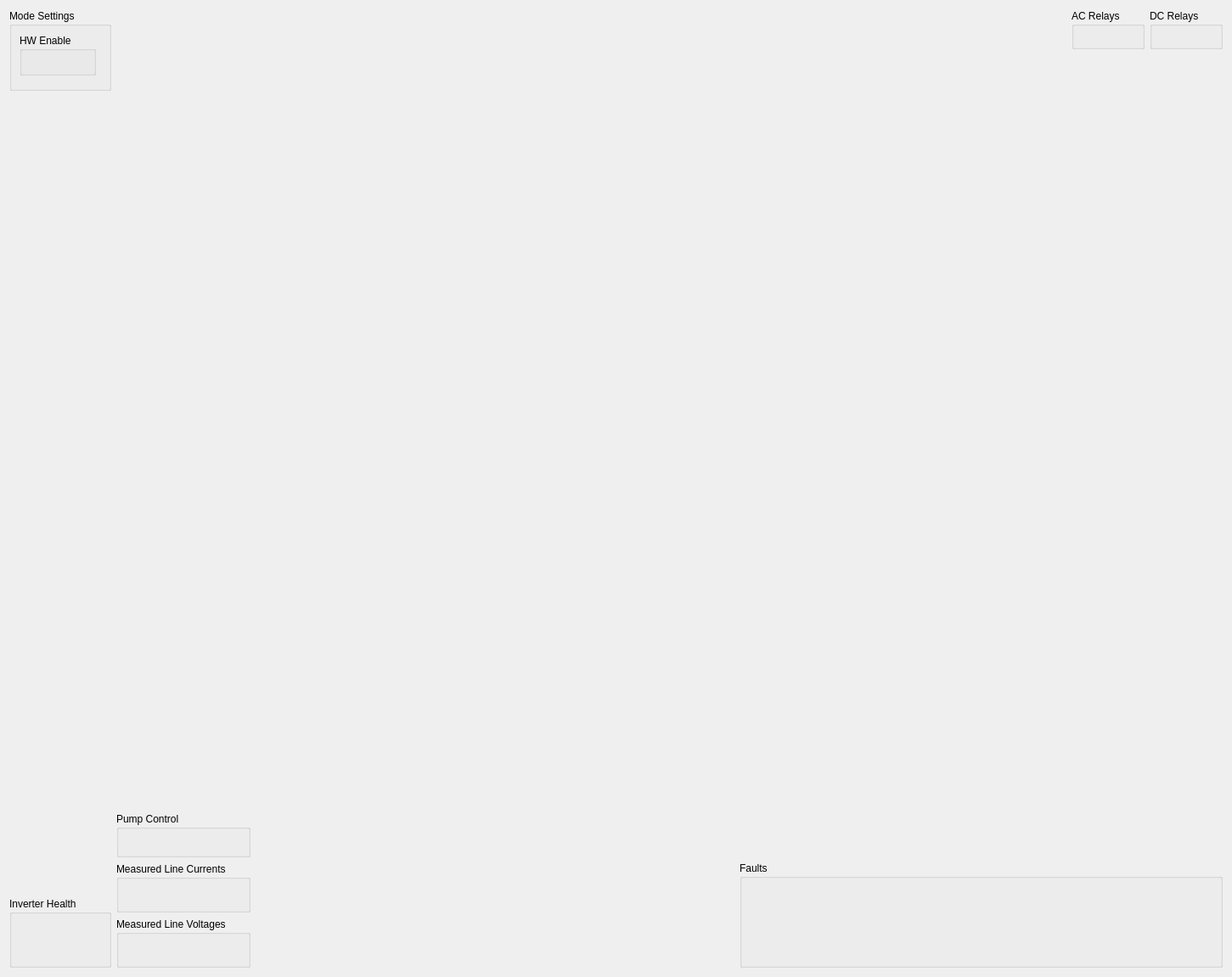
<?xml version="1.0" encoding="UTF-8"?>
<ui version="4.0">
 <class>Form</class>
 <widget class="QWidget" name="Form">
  <property name="geometry">
   <rect>
    <x>0</x>
    <y>0</y>
    <width>1451</width>
    <height>1151</height>
   </rect>
  </property>
  <property name="windowTitle">
   <string>Form</string>
  </property>
  <property name="can_file" stdset="0">
   <string>hydra.sym</string>
  </property>
  <layout class="QHBoxLayout" name="horizontalLayout">
   <item>
    <layout class="QVBoxLayout" name="verticalLayout_2">
     <item>
      <widget class="QGroupBox" name="groupBox_3">
       <property name="title">
        <string>Mode Settings</string>
       </property>
       <layout class="QGridLayout" name="gridLayout">
        <item row="1" column="2" colspan="2">
         <widget class="Led" name="led_39">
          <property name="frame" stdset="0">
           <string>StatusBits</string>
          </property>
          <property name="signal" stdset="0">
           <string>HardwareEnable_status</string>
          </property>
          <property name="label_override" stdset="0">
           <string/>
          </property>
          <property name="label_visible" stdset="0">
           <bool>true</bool>
          </property>
         </widget>
        </item>
        <item row="0" column="3">
         <widget class="CompoundToggle" name="compoundtoggle_5">
          <property name="box_title" stdset="0">
           <string>UPS Mode</string>
          </property>
          <property name="command_frame" stdset="0">
           <string>CommandModeControl</string>
          </property>
          <property name="command_signal" stdset="0">
           <string>EnableUPSMode_command</string>
          </property>
          <property name="status_frame" stdset="0">
           <string>StatusBits</string>
          </property>
          <property name="status_signal" stdset="0">
           <string>EnableUPSMode_echo</string>
          </property>
         </widget>
        </item>
        <item row="0" column="2">
         <widget class="QGroupBox" name="groupBox_7">
          <property name="sizePolicy">
           <sizepolicy hsizetype="Fixed" vsizetype="Fixed">
            <horstretch>0</horstretch>
            <verstretch>0</verstretch>
           </sizepolicy>
          </property>
          <property name="title">
           <string>HW Enable</string>
          </property>
          <layout class="QVBoxLayout" name="verticalLayout_9">
           <property name="leftMargin">
            <number>13</number>
           </property>
           <property name="topMargin">
            <number>13</number>
           </property>
           <property name="rightMargin">
            <number>13</number>
           </property>
           <property name="bottomMargin">
            <number>13</number>
           </property>
           <item>
            <widget class="Toggle" name="toggle">
             <property name="frame" stdset="0">
              <string>CommandModeControl</string>
             </property>
             <property name="signal" stdset="0">
              <string>InvertHwEnable_command</string>
             </property>
             <property name="label_visible" stdset="0">
              <bool>false</bool>
             </property>
             <property name="tx" stdset="0">
              <bool>true</bool>
             </property>
            </widget>
           </item>
          </layout>
         </widget>
        </item>
       </layout>
      </widget>
     </item>
     <item>
      <spacer name="verticalSpacer_2">
       <property name="orientation">
        <enum>Qt::Vertical</enum>
       </property>
       <property name="sizeHint" stdset="0">
        <size>
         <width>0</width>
         <height>0</height>
        </size>
       </property>
      </spacer>
     </item>
     <item>
      <widget class="QGroupBox" name="groupBox_4">
       <property name="title">
        <string>Inverter Health</string>
       </property>
       <layout class="QVBoxLayout" name="verticalLayout_3">
        <item>
         <widget class="CompactEpc" name="compactepc">
          <property name="frame" stdset="0">
           <string>StatusControlVoltage</string>
          </property>
          <property name="signal" stdset="0">
           <string>v24_Supply</string>
          </property>
         </widget>
        </item>
        <item>
         <widget class="CompactEpc" name="compactepc_4">
          <property name="frame" stdset="0">
           <string>StatusControlVoltage</string>
          </property>
          <property name="signal" stdset="0">
           <string>v15_Supply</string>
          </property>
         </widget>
        </item>
        <item>
         <widget class="CompactEpc" name="compactepc_5">
          <property name="frame" stdset="0">
           <string>StatusControlVoltage</string>
          </property>
          <property name="signal" stdset="0">
           <string>v3p3_Supply</string>
          </property>
         </widget>
        </item>
        <item>
         <widget class="CompactEpc" name="compactepc_8">
          <property name="frame" stdset="0">
           <string>StatusControlVoltage</string>
          </property>
          <property name="signal" stdset="0">
           <string>v5p0_Supply</string>
          </property>
         </widget>
        </item>
        <item>
         <widget class="CompactEpc" name="compactepc_7">
          <property name="frame" stdset="0">
           <string>StatusControlVolts2</string>
          </property>
          <property name="signal" stdset="0">
           <string>n15V_Supply</string>
          </property>
         </widget>
        </item>
        <item>
         <widget class="CompactEpc" name="compactepc_2">
          <property name="frame" stdset="0">
           <string>StatusTemps</string>
          </property>
          <property name="signal" stdset="0">
           <string>ConverterLosses</string>
          </property>
         </widget>
        </item>
        <item>
         <widget class="CompactEpc" name="compactepc_3">
          <property name="frame" stdset="0">
           <string>StatusTemps</string>
          </property>
          <property name="signal" stdset="0">
           <string>TempHeatsink_measured</string>
          </property>
          <property name="label_override" stdset="0">
           <string/>
          </property>
          <property name="tool_tip_override" stdset="0">
           <string/>
          </property>
         </widget>
        </item>
        <item>
         <widget class="CompactEpc" name="compactepc_11">
          <property name="frame" stdset="0">
           <string>StatusTemps</string>
          </property>
          <property name="signal" stdset="0">
           <string>TempInternal_measured</string>
          </property>
          <property name="label_override" stdset="0">
           <string/>
          </property>
         </widget>
        </item>
       </layout>
      </widget>
     </item>
    </layout>
   </item>
   <item>
    <layout class="QVBoxLayout" name="verticalLayout_5">
     <item>
      <widget class="Scale" name="scale_2">
       <property name="frame" stdset="0">
        <string>StatusControlVolts2</string>
       </property>
       <property name="signal" stdset="0">
        <string>IGBTTemperature</string>
       </property>
      </widget>
     </item>
     <item>
      <widget class="Scale" name="scale">
       <property name="frame" stdset="0">
        <string>StatusControlVolts2</string>
       </property>
       <property name="signal" stdset="0">
        <string>DiodeTemperature</string>
       </property>
      </widget>
     </item>
     <item>
      <widget class="Scale" name="scale_3">
       <property name="frame" stdset="0">
        <string>StatusTemps</string>
       </property>
       <property name="signal" stdset="0">
        <string>FanSpeed</string>
       </property>
       <property name="label_visible" stdset="0">
        <bool>true</bool>
       </property>
      </widget>
     </item>
     <item>
      <spacer name="verticalSpacer_3">
       <property name="orientation">
        <enum>Qt::Vertical</enum>
       </property>
       <property name="sizeHint" stdset="0">
        <size>
         <width>20</width>
         <height>40</height>
        </size>
       </property>
      </spacer>
     </item>
     <item>
      <widget class="QGroupBox" name="groupBox_10">
       <property name="title">
        <string>Pump Control</string>
       </property>
       <layout class="QVBoxLayout" name="verticalLayout_11">
        <item>
         <widget class="Button" name="button">
          <property name="frame" stdset="0">
           <string>CommandModeControl</string>
          </property>
          <property name="signal" stdset="0">
           <string>ForceDO4</string>
          </property>
          <property name="label_override" stdset="0">
           <string/>
          </property>
          <property name="label_visible" stdset="0">
           <bool>false</bool>
          </property>
          <property name="tx" stdset="0">
           <bool>true</bool>
          </property>
          <property name="on_value" stdset="0">
           <number>2</number>
          </property>
          <property name="off_value" stdset="0">
           <number>1</number>
          </property>
         </widget>
        </item>
        <item>
         <widget class="Led" name="led">
          <property name="frame" stdset="0">
           <string>StatusBits</string>
          </property>
          <property name="signal" stdset="0">
           <string>PumpRunning</string>
          </property>
          <property name="label_override" stdset="0">
           <string/>
          </property>
          <property name="automatic_off_color" stdset="0">
           <bool>false</bool>
          </property>
          <property name="manual_off_color" stdset="0">
           <color>
            <red>192</red>
            <green>32</green>
            <blue>32</blue>
           </color>
          </property>
         </widget>
        </item>
        <item>
         <widget class="Led" name="led_2">
          <property name="frame" stdset="0">
           <string>StatusBits</string>
          </property>
          <property name="signal" stdset="0">
           <string>PumpFaulted</string>
          </property>
          <property name="label_override" stdset="0">
           <string/>
          </property>
          <property name="automatic_off_color" stdset="0">
           <bool>false</bool>
          </property>
          <property name="on_color" stdset="0">
           <color>
            <red>192</red>
            <green>32</green>
            <blue>32</blue>
           </color>
          </property>
          <property name="manual_off_color" stdset="0">
           <color>
            <red>96</red>
            <green>96</green>
            <blue>96</blue>
           </color>
          </property>
         </widget>
        </item>
       </layout>
      </widget>
     </item>
     <item>
      <widget class="QGroupBox" name="groupBox_5">
       <property name="title">
        <string>Measured Line Currents</string>
       </property>
       <layout class="QVBoxLayout" name="verticalLayout_6">
        <item>
         <widget class="CompactEpc" name="compactepc_14">
          <property name="frame" stdset="0">
           <string>StatusLineCurrents</string>
          </property>
          <property name="signal" stdset="0">
           <string>L1Current_measured</string>
          </property>
          <property name="label_override" stdset="0">
           <string>L1</string>
          </property>
         </widget>
        </item>
        <item>
         <widget class="CompactEpc" name="compactepc_15">
          <property name="frame" stdset="0">
           <string>StatusLineCurrents</string>
          </property>
          <property name="signal" stdset="0">
           <string>L2Current_measured</string>
          </property>
          <property name="label_override" stdset="0">
           <string>L2</string>
          </property>
         </widget>
        </item>
        <item>
         <widget class="CompactEpc" name="compactepc_16">
          <property name="frame" stdset="0">
           <string>StatusLineCurrents</string>
          </property>
          <property name="signal" stdset="0">
           <string>L3Current_measured</string>
          </property>
          <property name="label_override" stdset="0">
           <string>L3</string>
          </property>
         </widget>
        </item>
        <item>
         <widget class="CompactEpc" name="compactepc_17">
          <property name="frame" stdset="0">
           <string>StatusACParameters</string>
          </property>
          <property name="signal" stdset="0">
           <string>CurrentAC_measured</string>
          </property>
          <property name="label_override" stdset="0">
           <string>Average</string>
          </property>
         </widget>
        </item>
       </layout>
      </widget>
     </item>
     <item>
      <widget class="QGroupBox" name="groupBox_6">
       <property name="title">
        <string>Measured Line Voltages</string>
       </property>
       <layout class="QVBoxLayout" name="verticalLayout_8">
        <item>
         <widget class="CompactEpc" name="compactepc_18">
          <property name="frame" stdset="0">
           <string>StatusLineVoltages</string>
          </property>
          <property name="signal" stdset="0">
           <string>L1Voltage_measured</string>
          </property>
          <property name="label_override" stdset="0">
           <string>L1</string>
          </property>
         </widget>
        </item>
        <item>
         <widget class="CompactEpc" name="compactepc_19">
          <property name="frame" stdset="0">
           <string>StatusLineVoltages</string>
          </property>
          <property name="signal" stdset="0">
           <string>L2Voltage_measured</string>
          </property>
          <property name="label_override" stdset="0">
           <string>L2</string>
          </property>
         </widget>
        </item>
        <item>
         <widget class="CompactEpc" name="compactepc_20">
          <property name="frame" stdset="0">
           <string>StatusLineVoltages</string>
          </property>
          <property name="signal" stdset="0">
           <string>L3Voltage_measured</string>
          </property>
          <property name="label_override" stdset="0">
           <string>L3</string>
          </property>
         </widget>
        </item>
        <item>
         <widget class="CompactEpc" name="compactepc_21">
          <property name="frame" stdset="0">
           <string>StatusACParameters</string>
          </property>
          <property name="signal" stdset="0">
           <string>VoltageAC_measured</string>
          </property>
          <property name="label_override" stdset="0">
           <string>Average</string>
          </property>
         </widget>
        </item>
       </layout>
      </widget>
     </item>
    </layout>
   </item>
   <item>
    <spacer name="horizontalSpacer_2">
     <property name="orientation">
      <enum>Qt::Horizontal</enum>
     </property>
     <property name="sizeHint" stdset="0">
      <size>
       <width>0</width>
       <height>0</height>
      </size>
     </property>
    </spacer>
   </item>
   <item>
    <layout class="QVBoxLayout" name="verticalLayout_4">
     <item>
      <layout class="QHBoxLayout" name="horizontalLayout_3">
       <item>
        <spacer name="horizontalSpacer_3">
         <property name="orientation">
          <enum>Qt::Horizontal</enum>
         </property>
         <property name="sizeHint" stdset="0">
          <size>
           <width>0</width>
           <height>0</height>
          </size>
         </property>
        </spacer>
       </item>
       <item>
        <widget class="QGroupBox" name="groupBox_8">
         <property name="title">
          <string>AC Relays</string>
         </property>
         <layout class="QVBoxLayout" name="verticalLayout_10">
          <item>
           <widget class="CompoundToggle" name="compoundtoggle_8">
            <property name="sizePolicy">
             <sizepolicy hsizetype="Preferred" vsizetype="Fixed">
              <horstretch>0</horstretch>
              <verstretch>0</verstretch>
             </sizepolicy>
            </property>
            <property name="box_title" stdset="0">
             <string>MX1 (Main)</string>
            </property>
            <property name="command_frame" stdset="0">
             <string>CommandModeControl</string>
            </property>
            <property name="command_signal" stdset="0">
             <string>ForceRelayMX1_command</string>
            </property>
            <property name="status_frame" stdset="0">
             <string>StatusBits</string>
            </property>
            <property name="status_signal" stdset="0">
             <string>MX1Permissive_status</string>
            </property>
            <property name="status_on_automatic_off_color" stdset="0">
             <bool>false</bool>
            </property>
            <property name="status_on_manual_off_color" stdset="0">
             <color>
              <red>96</red>
              <green>96</green>
              <blue>96</blue>
             </color>
            </property>
            <property name="off_value" stdset="0">
             <number>0</number>
            </property>
            <property name="status_off_automatic_off_color" stdset="0">
             <bool>false</bool>
            </property>
            <property name="status_off_on_color" stdset="0">
             <color>
              <red>192</red>
              <green>32</green>
              <blue>32</blue>
             </color>
            </property>
            <property name="status_off_manual_off_color" stdset="0">
             <color>
              <red>96</red>
              <green>96</green>
              <blue>96</blue>
             </color>
            </property>
           </widget>
          </item>
          <item>
           <widget class="CompoundToggle" name="compoundtoggle_9">
            <property name="sizePolicy">
             <sizepolicy hsizetype="Preferred" vsizetype="Fixed">
              <horstretch>0</horstretch>
              <verstretch>0</verstretch>
             </sizepolicy>
            </property>
            <property name="box_title" stdset="0">
             <string>MX2 (Remote)</string>
            </property>
            <property name="command_frame" stdset="0">
             <string>CommandModeControl</string>
            </property>
            <property name="command_signal" stdset="0">
             <string>ForceRelayMX2_command</string>
            </property>
            <property name="status_frame" stdset="0">
             <string>StatusBits</string>
            </property>
            <property name="status_signal" stdset="0">
             <string>MX2Permissive_status</string>
            </property>
            <property name="status_on_automatic_off_color" stdset="0">
             <bool>false</bool>
            </property>
            <property name="status_on_manual_off_color" stdset="0">
             <color>
              <red>96</red>
              <green>96</green>
              <blue>96</blue>
             </color>
            </property>
            <property name="status_off_automatic_off_color" stdset="0">
             <bool>false</bool>
            </property>
            <property name="status_off_on_color" stdset="0">
             <color>
              <red>192</red>
              <green>32</green>
              <blue>32</blue>
             </color>
            </property>
            <property name="status_off_manual_off_color" stdset="0">
             <color>
              <red>96</red>
              <green>96</green>
              <blue>96</blue>
             </color>
            </property>
           </widget>
          </item>
         </layout>
        </widget>
       </item>
       <item>
        <widget class="QGroupBox" name="groupBox_9">
         <property name="title">
          <string>DC Relays</string>
         </property>
         <layout class="QVBoxLayout" name="verticalLayout_12">
          <item>
           <widget class="CompoundToggle" name="compoundtoggle_12">
            <property name="sizePolicy">
             <sizepolicy hsizetype="Preferred" vsizetype="Fixed">
              <horstretch>0</horstretch>
              <verstretch>0</verstretch>
             </sizepolicy>
            </property>
            <property name="box_title" stdset="0">
             <string>K1 (Precharge)</string>
            </property>
            <property name="command_frame" stdset="0">
             <string>CommandModeControl</string>
            </property>
            <property name="command_signal" stdset="0">
             <string>ForceRelayK1_Precharge_command</string>
            </property>
            <property name="status_frame" stdset="0">
             <string>StatusBits</string>
            </property>
            <property name="status_signal" stdset="0">
             <string>K1PrechargePermissive_status</string>
            </property>
            <property name="status_on_automatic_off_color" stdset="0">
             <bool>false</bool>
            </property>
            <property name="status_on_manual_off_color" stdset="0">
             <color>
              <red>96</red>
              <green>96</green>
              <blue>96</blue>
             </color>
            </property>
            <property name="status_off_automatic_off_color" stdset="0">
             <bool>false</bool>
            </property>
            <property name="status_off_on_color" stdset="0">
             <color>
              <red>192</red>
              <green>32</green>
              <blue>32</blue>
             </color>
            </property>
            <property name="status_off_manual_off_color" stdset="0">
             <color>
              <red>96</red>
              <green>96</green>
              <blue>96</blue>
             </color>
            </property>
           </widget>
          </item>
          <item>
           <widget class="CompoundToggle" name="compoundtoggle_13">
            <property name="sizePolicy">
             <sizepolicy hsizetype="Preferred" vsizetype="Fixed">
              <horstretch>0</horstretch>
              <verstretch>0</verstretch>
             </sizepolicy>
            </property>
            <property name="box_title" stdset="0">
             <string>K2 (Main)</string>
            </property>
            <property name="command_frame" stdset="0">
             <string>CommandModeControl</string>
            </property>
            <property name="command_signal" stdset="0">
             <string>ForceRelayRelayK2_DCRun_comand</string>
            </property>
            <property name="status_frame" stdset="0">
             <string>StatusBits</string>
            </property>
            <property name="status_signal" stdset="0">
             <string>K2DCRunPermissive_status</string>
            </property>
            <property name="status_on_automatic_off_color" stdset="0">
             <bool>false</bool>
            </property>
            <property name="status_on_manual_off_color" stdset="0">
             <color>
              <red>96</red>
              <green>96</green>
              <blue>96</blue>
             </color>
            </property>
            <property name="status_off_automatic_off_color" stdset="0">
             <bool>false</bool>
            </property>
            <property name="status_off_on_color" stdset="0">
             <color>
              <red>192</red>
              <green>32</green>
              <blue>32</blue>
             </color>
            </property>
            <property name="status_off_manual_off_color" stdset="0">
             <color>
              <red>96</red>
              <green>96</green>
              <blue>96</blue>
             </color>
            </property>
           </widget>
          </item>
         </layout>
        </widget>
       </item>
      </layout>
     </item>
     <item>
      <spacer name="verticalSpacer">
       <property name="orientation">
        <enum>Qt::Vertical</enum>
       </property>
       <property name="sizeHint" stdset="0">
        <size>
         <width>0</width>
         <height>0</height>
        </size>
       </property>
      </spacer>
     </item>
     <item>
      <widget class="QGroupBox" name="groupBox">
       <property name="title">
        <string>Faults</string>
       </property>
       <layout class="QVBoxLayout" name="verticalLayout">
        <item>
         <layout class="QGridLayout" name="gridLayout_2">
          <item row="6" column="0">
           <widget class="Led" name="led_35">
            <property name="frame" stdset="0">
             <string>StatusFaults</string>
            </property>
            <property name="signal" stdset="0">
             <string>OvertempPowerDevice_status</string>
            </property>
            <property name="on_color" stdset="0">
             <color>
              <red>192</red>
              <green>32</green>
              <blue>32</blue>
             </color>
            </property>
           </widget>
          </item>
          <item row="9" column="1">
           <widget class="Led" name="led_37">
            <property name="frame" stdset="0">
             <string>StatusFaults</string>
            </property>
            <property name="signal" stdset="0">
             <string>InvalidEEHeader_status</string>
            </property>
            <property name="on_color" stdset="0">
             <color>
              <red>192</red>
              <green>32</green>
              <blue>32</blue>
             </color>
            </property>
           </widget>
          </item>
          <item row="1" column="1">
           <widget class="Epc" name="epc_8">
            <property name="frame" stdset="0">
             <string>StatusFaults</string>
            </property>
            <property name="signal" stdset="0">
             <string>BridgeBFault_status</string>
            </property>
           </widget>
          </item>
          <item row="10" column="0">
           <widget class="Led" name="led_41">
            <property name="frame" stdset="0">
             <string>StatusFaults</string>
            </property>
            <property name="signal" stdset="0">
             <string>CoolingSystem</string>
            </property>
            <property name="on_color" stdset="0">
             <color>
              <red>192</red>
              <green>32</green>
              <blue>32</blue>
             </color>
            </property>
           </widget>
          </item>
          <item row="7" column="0">
           <widget class="Led" name="led_29">
            <property name="frame" stdset="0">
             <string>StatusFaults</string>
            </property>
            <property name="signal" stdset="0">
             <string>OvertempInternal_status</string>
            </property>
            <property name="on_color" stdset="0">
             <color>
              <red>192</red>
              <green>32</green>
              <blue>32</blue>
             </color>
            </property>
           </widget>
          </item>
          <item row="8" column="0">
           <widget class="Led" name="led_21">
            <property name="frame" stdset="0">
             <string>StatusFaults</string>
            </property>
            <property name="signal" stdset="0">
             <string>LossOfAC_status</string>
            </property>
            <property name="on_color" stdset="0">
             <color>
              <red>192</red>
              <green>32</green>
              <blue>32</blue>
             </color>
            </property>
           </widget>
          </item>
          <item row="13" column="1">
           <widget class="Button" name="button_2">
            <property name="frame" stdset="0">
             <string>CommandModeControl</string>
            </property>
            <property name="signal" stdset="0">
             <string>FaultClear_command</string>
            </property>
            <property name="label_visible" stdset="0">
             <bool>false</bool>
            </property>
            <property name="tx" stdset="0">
             <bool>true</bool>
            </property>
           </widget>
          </item>
          <item row="5" column="0">
           <widget class="Led" name="led_24">
            <property name="frame" stdset="0">
             <string>StatusFaults</string>
            </property>
            <property name="signal" stdset="0">
             <string>UndervoltageDC_status</string>
            </property>
            <property name="on_color" stdset="0">
             <color>
              <red>192</red>
              <green>32</green>
              <blue>32</blue>
             </color>
            </property>
           </widget>
          </item>
          <item row="6" column="1">
           <widget class="Led" name="led_33">
            <property name="frame" stdset="0">
             <string>StatusFaults</string>
            </property>
            <property name="signal" stdset="0">
             <string>ControlHardwareFail_status</string>
            </property>
            <property name="on_color" stdset="0">
             <color>
              <red>192</red>
              <green>32</green>
              <blue>32</blue>
             </color>
            </property>
           </widget>
          </item>
          <item row="10" column="1">
           <widget class="Led" name="led_23">
            <property name="frame" stdset="0">
             <string>StatusFaults</string>
            </property>
            <property name="signal" stdset="0">
             <string>InvalidEESection_status</string>
            </property>
            <property name="on_color" stdset="0">
             <color>
              <red>192</red>
              <green>32</green>
              <blue>32</blue>
             </color>
            </property>
           </widget>
          </item>
          <item row="9" column="0">
           <widget class="Led" name="led_28">
            <property name="frame" stdset="0">
             <string>StatusFaults</string>
            </property>
            <property name="signal" stdset="0">
             <string>ThermalOverload</string>
            </property>
            <property name="on_color" stdset="0">
             <color>
              <red>192</red>
              <green>32</green>
              <blue>32</blue>
             </color>
            </property>
           </widget>
          </item>
          <item row="0" column="0">
           <widget class="Led" name="led_31">
            <property name="frame" stdset="0">
             <string>StatusFaults</string>
            </property>
            <property name="signal" stdset="0">
             <string>BridgeAVoltageOk_status</string>
            </property>
            <property name="on_color" stdset="0">
             <color>
              <red>192</red>
              <green>32</green>
              <blue>32</blue>
             </color>
            </property>
           </widget>
          </item>
          <item row="5" column="1">
           <widget class="Led" name="led_20">
            <property name="frame" stdset="0">
             <string>StatusFaults</string>
            </property>
            <property name="signal" stdset="0">
             <string>LossValidControlMessage_status</string>
            </property>
            <property name="on_color" stdset="0">
             <color>
              <red>192</red>
              <green>32</green>
              <blue>32</blue>
             </color>
            </property>
           </widget>
          </item>
          <item row="0" column="1">
           <widget class="Epc" name="epc_9">
            <property name="frame" stdset="0">
             <string>StatusFaults</string>
            </property>
            <property name="signal" stdset="0">
             <string>BridgeAFault_status</string>
            </property>
           </widget>
          </item>
          <item row="1" column="0">
           <widget class="Led" name="led_32">
            <property name="frame" stdset="0">
             <string>StatusFaults</string>
            </property>
            <property name="signal" stdset="0">
             <string>BridgeBVoltageOk_status</string>
            </property>
            <property name="on_color" stdset="0">
             <color>
              <red>192</red>
              <green>32</green>
              <blue>32</blue>
             </color>
            </property>
           </widget>
          </item>
          <item row="3" column="1">
           <widget class="Led" name="led_43">
            <property name="frame" stdset="0">
             <string>StatusBits</string>
            </property>
            <property name="signal" stdset="0">
             <string>MessageValidPowerCMD_status</string>
            </property>
            <property name="label_override" stdset="0">
             <string/>
            </property>
            <property name="label_visible" stdset="0">
             <bool>true</bool>
            </property>
           </widget>
          </item>
          <item row="4" column="0">
           <widget class="Led" name="led_30">
            <property name="frame" stdset="0">
             <string>StatusFaults</string>
            </property>
            <property name="signal" stdset="0">
             <string>OvervoltageDC_status</string>
            </property>
            <property name="on_color" stdset="0">
             <color>
              <red>192</red>
              <green>32</green>
              <blue>32</blue>
             </color>
            </property>
           </widget>
          </item>
          <item row="2" column="0">
           <widget class="Led" name="led_27">
            <property name="frame" stdset="0">
             <string>StatusFaults</string>
            </property>
            <property name="signal" stdset="0">
             <string>OvercurrentAC_status</string>
            </property>
            <property name="on_color" stdset="0">
             <color>
              <red>192</red>
              <green>32</green>
              <blue>32</blue>
             </color>
            </property>
           </widget>
          </item>
          <item row="14" column="1">
           <widget class="Led" name="led_40">
            <property name="frame" stdset="0">
             <string>StatusBits</string>
            </property>
            <property name="signal" stdset="0">
             <string>FaultClr_echo</string>
            </property>
            <property name="label_override" stdset="0">
             <string>Fault Clear Response</string>
            </property>
            <property name="label_visible" stdset="0">
             <bool>true</bool>
            </property>
           </widget>
          </item>
          <item row="13" column="0" rowspan="2">
           <widget class="Led" name="led_25">
            <property name="frame" stdset="0">
             <string>StatusFaults</string>
            </property>
            <property name="signal" stdset="0">
             <string>GeneralFault_status</string>
            </property>
            <property name="on_color" stdset="0">
             <color>
              <red>192</red>
              <green>32</green>
              <blue>32</blue>
             </color>
            </property>
            <property name="relative_height" stdset="0">
             <double>2.000000000000000</double>
            </property>
           </widget>
          </item>
          <item row="8" column="1">
           <widget class="Led" name="led_38">
            <property name="frame" stdset="0">
             <string>StatusFaults</string>
            </property>
            <property name="signal" stdset="0">
             <string>IllegalTransition_status</string>
            </property>
            <property name="on_color" stdset="0">
             <color>
              <red>192</red>
              <green>32</green>
              <blue>32</blue>
             </color>
            </property>
           </widget>
          </item>
          <item row="11" column="0">
           <widget class="Led" name="led_45">
            <property name="frame" stdset="0">
             <string>StatusFaults</string>
            </property>
            <property name="signal" stdset="0">
             <string>OverloadAC_status</string>
            </property>
            <property name="on_color" stdset="0">
             <color>
              <red>192</red>
              <green>32</green>
              <blue>32</blue>
             </color>
            </property>
           </widget>
          </item>
          <item row="7" column="1">
           <widget class="Led" name="led_36">
            <property name="frame" stdset="0">
             <string>StatusFaults</string>
            </property>
            <property name="signal" stdset="0">
             <string>EStopShutdown_status</string>
            </property>
            <property name="on_color" stdset="0">
             <color>
              <red>192</red>
              <green>32</green>
              <blue>32</blue>
             </color>
            </property>
           </widget>
          </item>
          <item row="2" column="1">
           <widget class="Led" name="led_44">
            <property name="frame" stdset="0">
             <string>StatusBits</string>
            </property>
            <property name="signal" stdset="0">
             <string>MessageValidModeControl_status</string>
            </property>
            <property name="label_override" stdset="0">
             <string/>
            </property>
            <property name="label_visible" stdset="0">
             <bool>true</bool>
            </property>
           </widget>
          </item>
          <item row="4" column="1">
           <widget class="Led" name="led_42">
            <property name="frame" stdset="0">
             <string>StatusBits</string>
            </property>
            <property name="signal" stdset="0">
             <string>MessageValidVF_status</string>
            </property>
            <property name="label_override" stdset="0">
             <string/>
            </property>
            <property name="label_visible" stdset="0">
             <bool>true</bool>
            </property>
           </widget>
          </item>
          <item row="3" column="0">
           <widget class="Led" name="led_34">
            <property name="frame" stdset="0">
             <string>StatusFaults</string>
            </property>
            <property name="signal" stdset="0">
             <string>OvercurrentDC_status</string>
            </property>
            <property name="on_color" stdset="0">
             <color>
              <red>192</red>
              <green>32</green>
              <blue>32</blue>
             </color>
            </property>
           </widget>
          </item>
          <item row="12" column="0">
           <widget class="Led" name="led_46">
            <property name="frame" stdset="0">
             <string>StatusFaults</string>
            </property>
            <property name="signal" stdset="0">
             <string>OverloadDC_status</string>
            </property>
            <property name="on_color" stdset="0">
             <color>
              <red>192</red>
              <green>32</green>
              <blue>32</blue>
             </color>
            </property>
           </widget>
          </item>
          <item row="11" column="1">
           <widget class="Led" name="led_26">
            <property name="frame" stdset="0">
             <string>StatusFaults</string>
            </property>
            <property name="signal" stdset="0">
             <string>ISROverrun_status</string>
            </property>
            <property name="on_color" stdset="0">
             <color>
              <red>192</red>
              <green>32</green>
              <blue>32</blue>
             </color>
            </property>
           </widget>
          </item>
         </layout>
        </item>
       </layout>
      </widget>
     </item>
    </layout>
   </item>
  </layout>
 </widget>
 <customwidgets>
  <customwidget>
   <class>CompoundToggle</class>
   <extends>QWidget</extends>
   <header>epyq.compoundtoggle</header>
  </customwidget>
  <customwidget>
   <class>Button</class>
   <extends>QWidget</extends>
   <header>epyq.widgets.button</header>
  </customwidget>
  <customwidget>
   <class>CompactEpc</class>
   <extends>Epc</extends>
   <header>epyq.widgets.compactepc</header>
  </customwidget>
  <customwidget>
   <class>Epc</class>
   <extends>QWidget</extends>
   <header>epyq.widgets.epc</header>
  </customwidget>
  <customwidget>
   <class>Led</class>
   <extends>QWidget</extends>
   <header>epyq.widgets.led</header>
  </customwidget>
  <customwidget>
   <class>Scale</class>
   <extends>QWidget</extends>
   <header>epyq.widgets.scale</header>
  </customwidget>
  <customwidget>
   <class>Toggle</class>
   <extends>QWidget</extends>
   <header>epyq.widgets.toggle</header>
  </customwidget>
 </customwidgets>
 <resources/>
 <connections/>
</ui>
